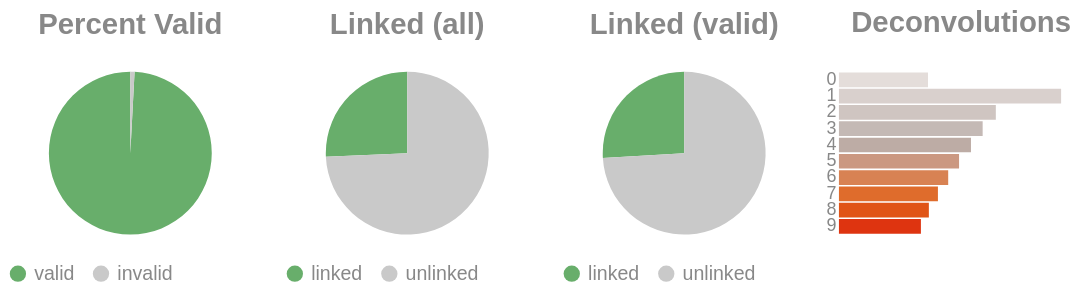

The code cell stored with this chart in its notebook:
### Code cell
if SKIPLR:
    pass
else:
    clash = Counter()
    for i in valids['molecule']:
        _mol = i.split("-")
        if len(_mol) == 1:
            clash.update('0')
        else:
            clash.update(_mol[-1])

    _d = {"deconvolutions": [], 'count': []}
    for k,v in clash.items():
        _d['deconvolutions'].append(k)
        _d['count'].append(v)

    tot_valid = valids['reads'].sum()
    mask = valids['reads'] >= 2
    n_linked_reads = valids.loc[mask, 'reads'].sum()
    perc_valid = round(tot_valid / n_reads, 4)
    linked_perc_abs = round(n_linked_reads / n_reads, 4)
    linked_perc = round(n_linked_reads / tot_valid, 4)

    _valid = pd.DataFrame({"valids": ['valid', 'invalid'] , "count":  [tot_valid, n_reads - tot_valid]})
    _linked_abs = pd.DataFrame({"linked (absolute)": ['linked', 'unlinked'] , "count":  [n_linked_reads, n_reads - n_linked_reads]})
    _linked_rel = pd.DataFrame({"linked (valids)": ['linked', 'unlinked'] , "count":  [n_linked_reads, tot_valid - n_linked_reads]})

    (
        alt.hconcat(
            piechart(_valid, goodval = 'valid', title = "Percent Valid"),
            piechart(_linked_abs, goodval = "linked", title =  "Linked (all)"),
            piechart(_linked_rel, goodval = "linked", title =  "Linked (valid)"),
            convolutionbar(pd.DataFrame(_d), title = "Deconvolutions"),
            center = True,
            bounds = 'flush'
        )
        .resolve_scale(color='independent')
        .resolve_legend('independent')
        .properties(usermeta={'embedOptions': {"actions": False}})
    ).display()

### Figure 1 — Vega-Lite specification as saved in the notebook (floating-point values rounded to 4 significant figures)
{"width": "container", "height": 400, "config": {"title": {"anchor": "start", "dy": -15, "fontSize": 18, "color": "#888888", "subtitleColor": "#888888", "subtitleFontSize": 14}, "arc": {"fill": "#0072B2"}, "axis": {"domainColor": "#888888", "domainWidth": 0.5, "gridWidth": 0.2, "grid": false, "titleFontWeight": 400, "titleFontSize": 15, "labelFontSize": 11, "labelColor": "#888888", "tickColor": "#888888", "tickWidth": 0.2, "titleColor": "#888888"}, "axisBand": {"grid": false}, "axisX": {"grid": true, "tickSize": 10, "domainCap": "round"}, "axisY": {"domain": false, "grid": true, "tickSize": 0, "domainCap": "round"}, "background": "transparent", "header": {"labelFontSize": 15, "labelColor": "#888888", "titleFontSize": 15, "titleFontWeight": 600, "titleColor": "#888888"}, "legend": {"labelFont": "sans-serif", "labelFontSize": 12, "labelColor": "#888888", "symbolSize": 100, "symbolType": "circle", "titleFontSize": 12, "titlePadding": 10, "titleColor": "#888888", "title": null}, "range": {"category": ["#E69F00", "#56B4E9", "#009E73", "#F0E442", "#0072B2", "#D55E00", "#CC79A7", "#000000"], "diverging": ["#cfe8f3", "#a2d4ec", "#73bfe2", "#46abdb", "#1696d2", "#12719e"]}, "area": {"fill": "#0072B2", "fillOpacity": 0.7, "line": true, "strokeOpacity": 0.7}, "line": {"color": "#0072B2", "stroke": "#0072B2", "strokeWidth": 2}, "trail": {"color": "#0072B2", "stroke": "#0072B2", "strokeWidth": 0, "size": 1}, "point": {"filled": true}, "text": {"color": "#888888", "fontSize": 11, "align": "right", "fontWeight": 400, "size": 11}, "bar": {"fill": "#0072B2", "stroke": null}, "view": {"stroke": null, "continuousWidth": 660, "continuousHeight": 400}}, "hconcat": [{"data": {"name": "data-8f1e324b0fdee2ef675c627872c4f6e0"}, "mark": {"type": "arc"}, "encoding": {"color": {"field": "valids", "legend": {"orient": "bottom", "title": null}, "scale": {"domain": ["valid", "invalid"], "range": ["#68ae6b", "#C9C9C9"]}, "title": "Valids", "type": "nominal"}, "theta": {"field": "count", "type": "quantitative"}, "tooltip": [{"field": "valids", "title": "Valids", "type": "ordinal"}, {"field": "percent", "format": ".2%", "title": "Percent", "type": "quantitative"}, {"field": "count", "title": "Count", "type": "quantitative"}]}, "height": 100, "title": {"text": "Percent Valid", "align": "center", "anchor": "middle"}, "transform": [{"calculate": "datum.count / 17117992", "as": "percent"}], "width": 150}, {"data": {"name": "data-2c1ddd2bed929016ff383b1138798e3b"}, "mark": {"type": "arc"}, "encoding": {"color": {"field": "linked (absolute)", "legend": {"orient": "bottom", "title": null}, "scale": {"domain": ["linked", "unlinked"], "range": ["#68ae6b", "#C9C9C9"]}, "title": "Linked (Absolute)", "type": "nominal"}, "theta": {"field": "count", "type": "quantitative"}, "tooltip": [{"field": "linked (absolute)", "title": "Linked (Absolute)", "type": "ordinal"}, {"field": "percent", "format": ".2%", "title": "Percent", "type": "quantitative"}, {"field": "count", "title": "Count", "type": "quantitative"}]}, "height": 100, "title": {"text": "Linked (all)", "align": "center", "anchor": "middle"}, "transform": [{"calculate": "datum.count / 17117992", "as": "percent"}], "width": 150}, {"data": {"name": "data-b0e743834c695d0ec45baf81b25b1cdc"}, "mark": {"type": "arc"}, "encoding": {"color": {"field": "linked (valids)", "legend": {"orient": "bottom", "title": null}, "scale": {"domain": ["linked", "unlinked"], "range": ["#68ae6b", "#C9C9C9"]}, "title": "Linked (Valids)", "type": "nominal"}, "theta": {"field": "count", "type": "quantitative"}, "tooltip": [{"field": "linked (valids)", "title": "Linked (Valids)", "type": "ordinal"}, {"field": "percent", "format": ".2%", "title": "Percent", "type": "quantitative"}, {"field": "count", "title": "Count", "type": "quantitative"}]}, "height": 100, "title": {"text": "Linked (valid)", "align": "center", "anchor": "middle"}, "transform": [{"calculate": "datum.count / 16975435", "as": "percent"}], "width": 150}, {"data": {"name": "data-ddfad5ca7485bd59ebebffbb1980cbfc"}, "mark": {"type": "bar"}, "encoding": {"color": {"field": "deconvolutions", "legend": null, "scale": {"scheme": "lightgreyred"}, "type": "nominal"}, "tooltip": [{"field": "deconvolutions", "title": "Deconvolutions", "type": "ordinal"}, {"field": "percent", "format": ".2%", "title": "Percent", "type": "quantitative"}, {"field": "count", "title": "Count", "type": "quantitative"}], "x": {"axis": null, "field": "count", "type": "quantitative"}, "y": {"field": "deconvolutions", "sort": "ascending", "title": null, "type": "nominal"}}, "height": 100, "title": {"text": "Deconvolutions", "align": "center", "anchor": "middle"}, "transform": [{"calculate": "datum.count / 28003691", "as": "percent"}], "width": 150}], "bounds": "flush", "center": true, "resolve": {"legend": {"angle": "independent"}, "scale": {"color": "independent"}}, "usermeta": {"embedOptions": {"actions": false}}, "$schema": "https://vega.github.io/schema/vega-lite/v6.4.1.json", "datasets": {"data-8f1e324b0fdee2ef675c627872c4f6e0": [{"valids": "valid", "count": 16975435}, {"valids": "invalid", "count": 142557}], "data-2c1ddd2bed929016ff383b1138798e3b": [{"linked (absolute)": "linked", "count": 4401533}, {"linked (absolute)": "unlinked", "count": 12716459}], "data-b0e743834c695d0ec45baf81b25b1cdc": [{"linked (valids)": "linked", "count": 4401533}, {"linked (valids)": "unlinked", "count": 12573902}], "data-ddfad5ca7485bd59ebebffbb1980cbfc": [{"deconvolutions": "0", "count": 2004409}, {"deconvolutions": "1", "count": 5000898}, {"deconvolutions": "2", "count": 3531251}, {"deconvolutions": "3", "count": 3234816}, {"deconvolutions": "4", "count": 2971925}, {"deconvolutions": "5", "count": 2703905}, {"deconvolutions": "6", "count": 2459318}, {"deconvolutions": "7", "count": 2228108}, {"deconvolutions": "8", "count": 2023992}, {"deconvolutions": "9", "count": 1845069}]}}
